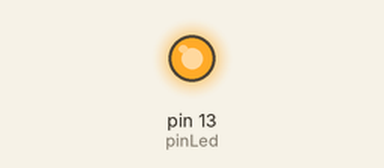
Bench run of a program on a simulated Arduino Nano, built with avr-gcc and run on an emulated ATmega328P. Shown: output pins drawn as LEDs (lit = HIGH). What the program prints to the serial monitor is not drawn.

Above: at 2.5 s.
At 7.5 s:
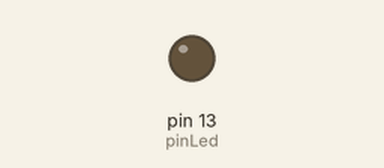
Timing chart, 0 to 19.5 s (numbered marks = the images above):
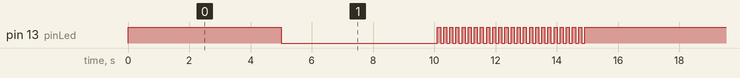

The program:

main.cpp
```cpp
#include <Arduino.h>
#include "device.h"

#define pinLed 13

Listener listener;
Device *device = new Device(new StateLedOn);


void setup() {
  Serial.begin(9600);
  Serial.println("Started");
  pinMode(pinLed, OUTPUT);
}

void loop() {
    device->update();
}
```

classes.h
```cpp
#ifndef CLASSES_H
#define CLASSES_H

#include <Arduino.h>

class Listener
{
#define MSGSIZE 20
public:
    Listener()
    {
        _hasNewMsg = LOW;
    }
    void receiveMsg()
    {
        int index = 0;
        // Clear msg variable
        for (int i = 0; i < (MSGSIZE - 1); i++)
            _msg[i] = '\0';
        // Check if first character is '<'
        if (Serial.read() != '<')
            return;
        delay(2);
        _hasNewMsg = HIGH;
        while (Serial.available())
        {
            _msg[index] = Serial.read();
            // Check if message is finished, if so replace '>' by '\0'
            if (_msg[index] == '>')
                _msg[index] = '\0';
            index++;
            delay(2);
        }
        // Clear message if longer than msgSize
        if (index >= MSGSIZE)
            for (int i = 0; i < (MSGSIZE - 1); i++)
                _msg[i] = '\0';
    }

    bool isMsgValid(){
        bool isValid = LOW;
        if(_msg[0] == 'o' && _msg[1] == 'n'){
            isValid = HIGH;
        }
        if(_msg[0] == 'o' && _msg[1] == 'f'){
            isValid = HIGH;
        }
        if(_msg[0] == 'b' && _msg[1] == 'l'){
            isValid = HIGH;
        }
        return isValid;
    }

    char *getMsg()
    {
        return _msg;
    }

    bool hasNewMsg()
    {
        if(_hasNewMsg){
            if(isMsgValid()){
                return HIGH;
            } else {
                clearMsg();
                return LOW;
            }
        }
        return _hasNewMsg;
    }

    void clearMsg()
    {
        for (int i = 0; i < (MSGSIZE - 1); i++)
            _msg[i] = '\0';
        _hasNewMsg = LOW;
    }

private:
    char _msg[MSGSIZE];
    bool _hasNewMsg;
};

class Timer
{
public:
    Timer()
    {
        _done = LOW;
        _running = LOW;
    }

    void start(unsigned long delayTime)
    {
        _delay = delayTime;
        _start = millis();
        _end = _start + _delay;
        _done = LOW;
        _running = HIGH;
    }

    bool isTimerDone()
    {
        return _done;
    }

    void update()
    {
        if (_running)
        {
            if (millis() > _end)
            {
                _done = HIGH;
            }
        }
    }

    unsigned long getElapsed(){
        return (millis() - _start);
    }

private:
    unsigned long _delay;
    unsigned long _start;
    unsigned long _end;
    bool _done;
    bool _running;
};

#endif //CLASSES_H
```

device.cpp
```cpp
#include <Arduino.h>
#include "classes.h"
#include "device.h"

State::State()
{
}

void State::set_device(Device *device)
{
    this->device_ = device;
}

State::~State()
{
}

void State::update()
{
}

void State::makeTransition(State *nextState)
{
    this->device_->TransitionTo(nextState);
}

Device::Device(State *state) : state_(nullptr)
{
    this->TransitionTo(state);
}

Device::~Device()
{
    delete state_;
}

void Device::TransitionTo(State *state)
{
    if (this->state_ != nullptr)
        delete this->state_;
    this->state_ = state;
    this->state_->set_device(this);
}

void Device::update()
{
    this->state_->update();
}

StateLed::StateLed()
{
    Timer _timer = Timer();
}

void StateLed::handleMsg()
{
    if(listener.getMsg()[0] == 'o' && listener.getMsg()[1] == 'n'){
        //Serial.println("Transition to on");
        listener.clearMsg();
        makeTransition(new StateLedOn);
    }
    if(listener.getMsg()[0] == 'o' && listener.getMsg()[1] == 'f') {
        //Serial.println("Transition to off");
        listener.clearMsg();
        makeTransition(new StateLedOff);
    }
    if(listener.getMsg()[0] == 'b' && listener.getMsg()[1] == 'l') {
        //Serial.println("Transition to blink");
        listener.clearMsg();
        makeTransition(new StateLedBlink);
    }
}

void StateLed::update(){
    Timer listenerTimer;
    #define LISTEN_INTERVAL 100
    listenerTimer.start(LISTEN_INTERVAL);
    while (!_timer.isTimerDone())
    {
        _timer.update();
        listenerTimer.update();
        if(listenerTimer.isTimerDone()){
            listener.receiveMsg();
            if(listener.hasNewMsg()){
                break;
            }
            listenerTimer.start(LISTEN_INTERVAL);
        }
    }
    if(listener.hasNewMsg()){
        handleMsg();
    } else {
        makeTransitionLed();
    }
}

void StateLed::makeTransitionLed()
{
}
#define STATE_DURATION 5000

StateLedOff::StateLedOff()
{
    _timer.start(STATE_DURATION);
    turnLedOff();
    //update();
}

void StateLedOff::turnLedOff()
{
    digitalWrite(13, LOW);
}

void StateLedOff::makeTransitionLed(){
   makeTransition(new StateLedBlink);
}

StateLedOn::StateLedOn()
{
    _timer.start(STATE_DURATION);
    turnLedOn();
    //update();
}

void StateLedOn::turnLedOn()
{
    digitalWrite(13, HIGH);
}

void StateLedOn::makeTransitionLed(){
    makeTransition(new StateLedOff);
}

StateLedBlink::StateLedBlink()
{
    _timer.start(STATE_DURATION);
    //update();
}

void StateLedBlink::turnLedOn()
{
    digitalWrite(13, HIGH);
}

void StateLedBlink::turnLedOff()
{
    digitalWrite(13, LOW);
}

void StateLedBlink::update()
{
    Timer listenerTimer;
    Timer blinkerTimer;
    #define BLINK_INTERVAL 100
    listenerTimer.start(LISTEN_INTERVAL);
    blinkerTimer.start(BLINK_INTERVAL);
    while (!_timer.isTimerDone())
    {
        _timer.update();
        listenerTimer.update();
        blinkerTimer.update();
        if(listenerTimer.isTimerDone()){
            listener.receiveMsg();
            if(listener.hasNewMsg()){
                break;
            }
            listenerTimer.start(LISTEN_INTERVAL);
        }
        if(blinkerTimer.isTimerDone()){
            turnLedOn();
            delay(BLINK_INTERVAL);
            turnLedOff();
            blinkerTimer.start(BLINK_INTERVAL);
        }
    }
    if(listener.hasNewMsg()){
        handleMsg();
    } else {
        makeTransitionLed();
    }
}

void StateLedBlink::makeTransitionLed(){
    makeTransition(new StateLedOn);
}
```

device.h
```cpp
#ifndef DEVICE_H
#define DEVICE_H
#include "classes.h"

class State;
class Device;
class StateLedOn;
class StateLedoff;

class Device
{
public:
    State *state_;
    Device(State *state);
    ~Device();
    void TransitionTo(State *state);
    void update();
};

class State
{
public:
    State();
    Listener listener;
    Device *device_;
    virtual ~State();
    void set_device(Device *device);
    virtual void update();
    void makeTransition(State *nextState);
    Timer _timer;
};

class StateLed: public State
{
    public:
        StateLed();
        void update();
        virtual void makeTransitionLed();
        void handleMsg();
};

class StateLedOff : public StateLed
{
public:
    StateLedOff();
    void turnLedOff();
    void makeTransitionLed();
};

class StateLedOn : public StateLed
{
public:
    StateLedOn();
    void turnLedOn();
    void makeTransitionLed();
};

class StateLedBlink : public StateLed
{
public:
    StateLedBlink();
    void turnLedOn();
    void turnLedOff();
    void update();
    void makeTransitionLed();
};

#endif // DEVICE_H
```

Measured:
- by itself, pin 13 (pinLed): repeats every 15.0 s: 24 × (HIGH 0.10 s, LOW 0.10 s), HIGH 5.1 s, LOW 5.1 s
- by itself, everything shown: repeats every 15.0 s, in 50 steps
